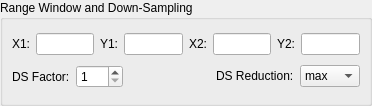
<?xml version="1.0" encoding="UTF-8"?>
<ui version="4.0">
 <class>RangeWindowGroupBox</class>
 <widget class="QWidget" name="RangeWindowGroupBox">
  <property name="geometry">
   <rect>
    <x>0</x>
    <y>0</y>
    <width>372</width>
    <height>106</height>
   </rect>
  </property>
  <property name="windowTitle">
   <string>Form</string>
  </property>
  <layout class="QGridLayout" name="gridLayout_2">
   <property name="margin">
    <number>0</number>
   </property>
   <item row="0" column="0">
    <widget class="QGroupBox" name="groupBox">
     <property name="title">
      <string>Range Window and Down-Sampling</string>
     </property>
     <layout class="QGridLayout" name="gridLayout">
      <item row="0" column="0">
       <layout class="QHBoxLayout" name="horizontalLayout">
        <item>
         <widget class="QLabel" name="x1Label">
          <property name="toolTip">
           <string>&lt;html&gt;&lt;head/&gt;&lt;body&gt;&lt;p&gt;Window region [x1, y1, x2, y2]&lt;/p&gt;&lt;/body&gt;&lt;/html&gt;</string>
          </property>
          <property name="text">
           <string>X1:</string>
          </property>
          <property name="buddy">
           <cstring>x1LineEdit</cstring>
          </property>
         </widget>
        </item>
        <item>
         <widget class="QLineEdit" name="x1LineEdit">
          <property name="toolTip">
           <string>&lt;html&gt;&lt;head/&gt;&lt;body&gt;&lt;p&gt;x1&lt;/p&gt;&lt;/body&gt;&lt;/html&gt;</string>
          </property>
         </widget>
        </item>
        <item>
         <widget class="QLabel" name="y1Label">
          <property name="toolTip">
           <string>&lt;html&gt;&lt;head/&gt;&lt;body&gt;&lt;p&gt;Window region [x1, y1, x2, y2]&lt;/p&gt;&lt;/body&gt;&lt;/html&gt;</string>
          </property>
          <property name="text">
           <string>Y1:</string>
          </property>
          <property name="buddy">
           <cstring>y1LineEdit</cstring>
          </property>
         </widget>
        </item>
        <item>
         <widget class="QLineEdit" name="y1LineEdit">
          <property name="toolTip">
           <string>&lt;html&gt;&lt;head/&gt;&lt;body&gt;&lt;p&gt;y1&lt;/p&gt;&lt;/body&gt;&lt;/html&gt;</string>
          </property>
         </widget>
        </item>
        <item>
         <widget class="QLabel" name="x2Label">
          <property name="toolTip">
           <string>&lt;html&gt;&lt;head/&gt;&lt;body&gt;&lt;p&gt;Window region [x1, y1, x2, y2]&lt;/p&gt;&lt;/body&gt;&lt;/html&gt;</string>
          </property>
          <property name="text">
           <string>X2:</string>
          </property>
          <property name="buddy">
           <cstring>x2LineEdit</cstring>
          </property>
         </widget>
        </item>
        <item>
         <widget class="QLineEdit" name="x2LineEdit">
          <property name="toolTip">
           <string>&lt;html&gt;&lt;head/&gt;&lt;body&gt;&lt;p&gt;x2&lt;/p&gt;&lt;/body&gt;&lt;/html&gt;</string>
          </property>
         </widget>
        </item>
        <item>
         <widget class="QLabel" name="y2Label">
          <property name="toolTip">
           <string>&lt;html&gt;&lt;head/&gt;&lt;body&gt;&lt;p&gt;Window region [x1, y1, x2, y2]&lt;/p&gt;&lt;/body&gt;&lt;/html&gt;</string>
          </property>
          <property name="text">
           <string>Y2:</string>
          </property>
          <property name="buddy">
           <cstring>y2LineEdit</cstring>
          </property>
         </widget>
        </item>
        <item>
         <widget class="QLineEdit" name="y2LineEdit">
          <property name="toolTip">
           <string>&lt;html&gt;&lt;head/&gt;&lt;body&gt;&lt;p&gt;y2&lt;/p&gt;&lt;/body&gt;&lt;/html&gt;</string>
          </property>
         </widget>
        </item>
       </layout>
      </item>
      <item row="1" column="0">
       <layout class="QHBoxLayout" name="horizontalLayout_2">
        <item>
         <widget class="QLabel" name="factorLabel">
          <property name="toolTip">
           <string>&lt;html&gt;&lt;head/&gt;&lt;body&gt;&lt;p&gt;down-sampling factor&lt;/p&gt;&lt;/body&gt;&lt;/html&gt;</string>
          </property>
          <property name="text">
           <string>DS Factor:</string>
          </property>
          <property name="buddy">
           <cstring>factorSpinBox</cstring>
          </property>
         </widget>
        </item>
        <item>
         <widget class="QSpinBox" name="factorSpinBox">
          <property name="toolTip">
           <string>&lt;html&gt;&lt;head/&gt;&lt;body&gt;&lt;p&gt;down-sampling factor&lt;/p&gt;&lt;/body&gt;&lt;/html&gt;</string>
          </property>
          <property name="minimum">
           <number>1</number>
          </property>
          <property name="maximum">
           <number>999</number>
          </property>
          <property name="value">
           <number>1</number>
          </property>
         </widget>
        </item>
        <item>
         <spacer name="horizontalSpacer">
          <property name="orientation">
           <enum>Qt::Horizontal</enum>
          </property>
          <property name="sizeHint" stdset="0">
           <size>
            <width>40</width>
            <height>20</height>
           </size>
          </property>
         </spacer>
        </item>
        <item>
         <widget class="QLabel" name="functionLabel">
          <property name="toolTip">
           <string>&lt;html&gt;&lt;head/&gt;&lt;body&gt;&lt;p&gt;Reduction function&lt;/p&gt;&lt;/body&gt;&lt;/html&gt;</string>
          </property>
          <property name="text">
           <string>&lt;html&gt;&lt;head/&gt;&lt;body&gt;&lt;p&gt;DS Reduction:&lt;/p&gt;&lt;/body&gt;&lt;/html&gt;</string>
          </property>
          <property name="buddy">
           <cstring>functionComboBox</cstring>
          </property>
         </widget>
        </item>
        <item>
         <widget class="QComboBox" name="functionComboBox">
          <property name="toolTip">
           <string>&lt;html&gt;&lt;head/&gt;&lt;body&gt;&lt;p&gt;Reduction function&lt;/p&gt;&lt;/body&gt;&lt;/html&gt;</string>
          </property>
          <item>
           <property name="text">
            <string>max</string>
           </property>
          </item>
          <item>
           <property name="text">
            <string>min</string>
           </property>
          </item>
          <item>
           <property name="text">
            <string>mean</string>
           </property>
          </item>
          <item>
           <property name="text">
            <string>sum</string>
           </property>
          </item>
         </widget>
        </item>
       </layout>
      </item>
     </layout>
    </widget>
   </item>
  </layout>
 </widget>
 <resources/>
 <connections/>
</ui>
